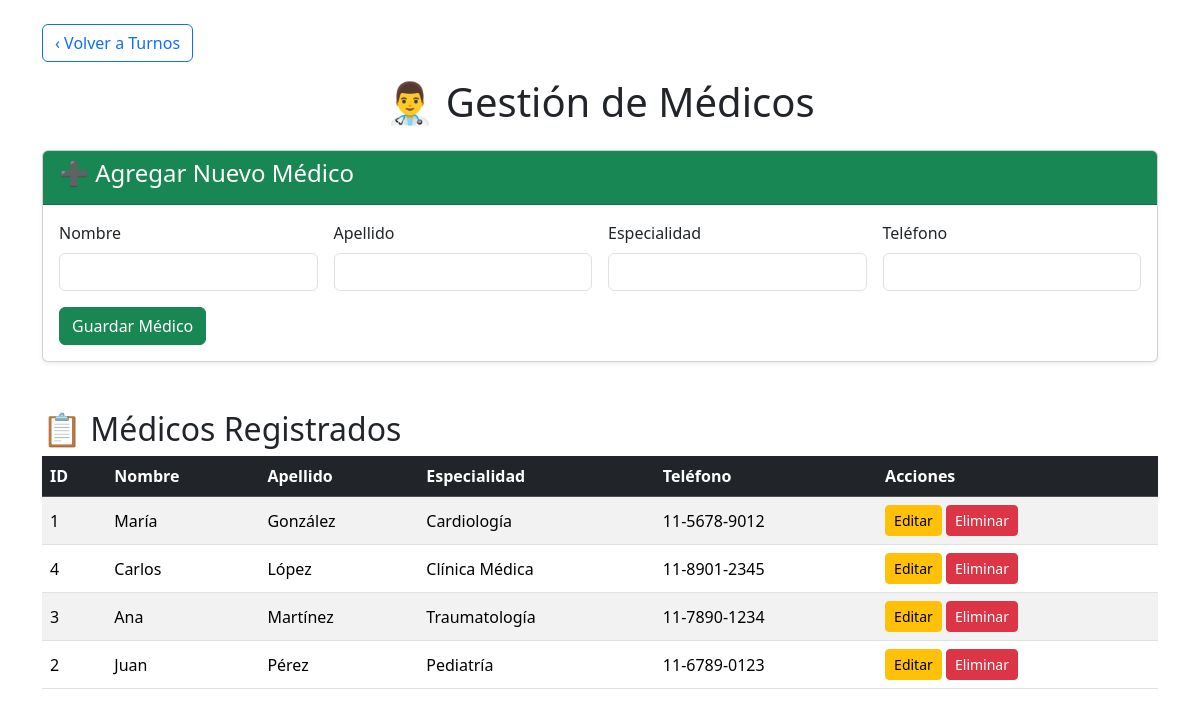
Screenshot of /medicos (signed in) with the database file from the repository.
### tables this page shows
CREATE TABLE medicos (
                    id_medico INTEGER PRIMARY KEY AUTOINCREMENT,
                    nombre VARCHAR(50) NOT NULL,
                    apellido VARCHAR(50) NOT NULL,
                    especialidad VARCHAR(50) NOT NULL,
                    telefono VARCHAR(20)
                );

### app.py (the view)
@app.route('/medicos')
@login_required
def medicos_index():
    db = GestionTurnosHospital()
    medicos = db.consultar_medicos()
    db.cerrar()
    return render_template('medicos.html', medicos=medicos)

### app.py (called while the page is built)
def login_required(f):
    @wraps(f)
    def decorated_function(*args, **kwargs):
        if 'dni_usuario' not in session:
            flash('Por favor, inicie sesión para acceder', 'warning')
            return redirect(url_for('login'))
        return f(*args, **kwargs)
    return decorated_function

### db_hospital.py (called while the page is built)
    def conectar(self):
        try:
            self.conexion = sqlite3.connect(self.nombre_db)
            self.conexion.row_factory = sqlite3.Row
            self.cursor = self.conexion.cursor()
            return True
        except sqlite3.Error as e:
            print(f"✗ Error al conectar: {e}")
            return False

    def consultar_medicos(self):
        try:
            self.cursor.execute('SELECT * FROM medicos ORDER BY apellido')
            return [dict(row) for row in self.cursor.fetchall()]
        except sqlite3.Error as e:
            print(f"✗ Error al consultar médicos: {e}")
            return []

    def cerrar(self):
        if self.conexion:
            self.conexion.close()

### templates/medicos.html (shortened to what this page needs)
<!DOCTYPE html>
<html lang="es">
<head>
    <link href="https://cdn.jsdelivr.net/npm/bootstrap@5.3.3/dist/css/bootstrap.min.css" rel="stylesheet">
</head>
<body>
    <div class="container mt-4">
        <a href="{{ url_for('index') }}" class="btn btn-outline-primary mb-3">‹ Volver a Turnos</a>
        <h1 class="text-center mb-4">👨‍⚕️ Gestión de Médicos</h1>
        <div class="card shadow-sm mb-5">
            <div class="card-header bg-success text-white">
                <h4>➕ Agregar Nuevo Médico</h4>
            </div>
            <div class="card-body">
                <form action="{{ url_for('medico_agregar') }}" method="POST" class="row g-3">
                    <div class="col-md-3">
                        <label class="form-label">Nombre</label>
                        <input type="text" name="nombre" class="form-control" required>
                    </div>
                    <div class="col-md-3">
                        <label class="form-label">Apellido</label>
                        <input type="text" name="apellido" class="form-control" required>
                    </div>
                    <div class="col-md-3">
                        <label class="form-label">Especialidad</label>
                        <input type="text" name="especialidad" class="form-control" required>
                    </div>
                    <div class="col-md-3">
                        <label class="form-label">Teléfono</label>
                        <input type="text" name="telefono" class="form-control">
                    </div>
                    <div class="col-12 mt-3">
                        <button type="submit" class="btn btn-success">Guardar Médico</button>
                    </div>
                </form>
            </div>
        </div>
        <h2>📋 Médicos Registrados</h2>
        <div class="table-responsive">
            <table class="table table-striped table-hover align-middle">
                <thead class="table-dark">
                    <tr>
                        <th>ID</th>
                        <th>Nombre</th>
                        <th>Apellido</th>
                        <th>Especialidad</th>
                        <th>Teléfono</th>
                        <th>Acciones</th>
                    </tr>
                </thead>
                <tbody>
                    {% for medico in medicos %}
                    <tr>
                        <td>{{ medico.id_medico }}</td>
                        <td>{{ medico.nombre }}</td>
                        <td>{{ medico.apellido }}</td>
                        <td>{{ medico.especialidad }}</td>
                        <td>{{ medico.telefono }}</td>
                        <td>
                            <a href="{{ url_for('medico_editar', id_medico=medico.id_medico) }}" class="btn btn-sm btn-warning">
                                Editar
                            </a>
                            <form action="{{ url_for('medico_eliminar', id_medico=medico.id_medico) }}" method="POST" class="d-inline">
                                <button type="submit" class="btn btn-sm btn-danger" onclick="return confirm('¿Está seguro de eliminar a este médico?')">
                                    Eliminar
                                </button>
                            </form>
                        </td>
                    </tr>
                    {% endfor %}
                </tbody>
            </table>
        </div>
    </div>
</body>
</html>

### rows the page displays
medicos: id_medico "1", nombre "María", apellido "González", especialidad "Cardiología", telefono "11-5678-9012"
medicos: id_medico "4", nombre "Carlos", apellido "López", especialidad "Clínica Médica", telefono "11-8901-2345"
medicos: id_medico "3", nombre "Ana", apellido "Martínez", especialidad "Traumatología", telefono "11-7890-1234"
medicos: id_medico "2", nombre "Juan", apellido "Pérez", especialidad "Pediatría", telefono "11-6789-0123"
